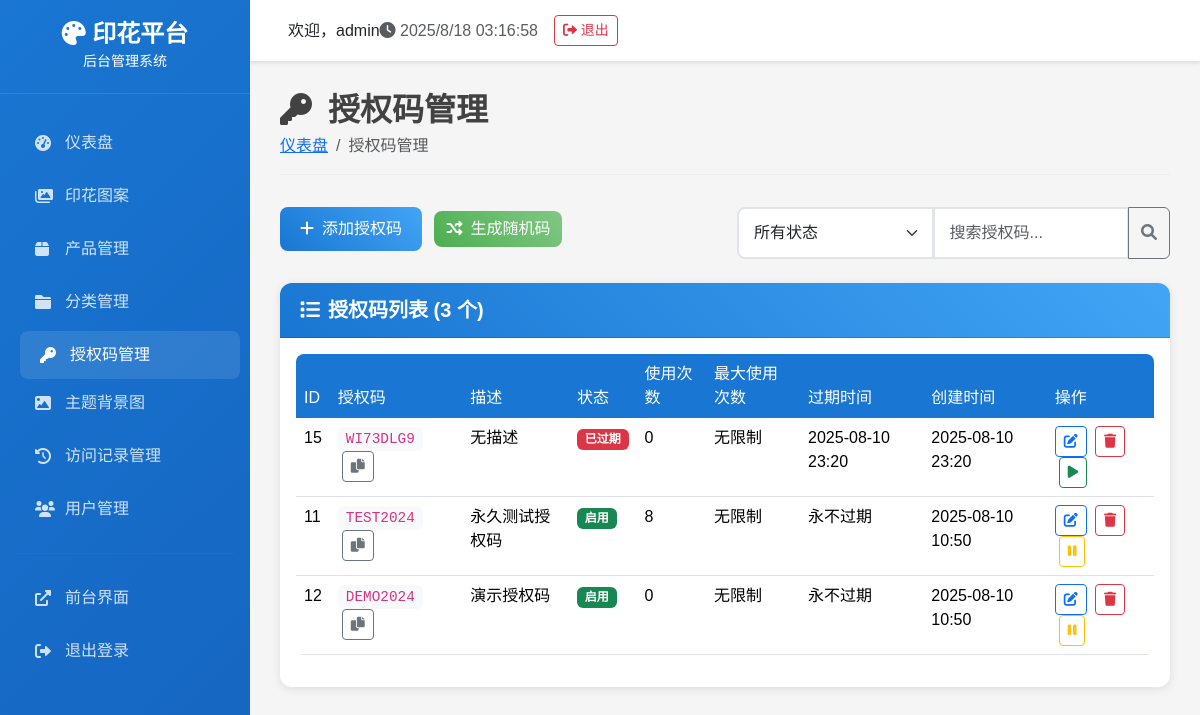
/access-codes (signed in), run on an earlier commit of the app's database.
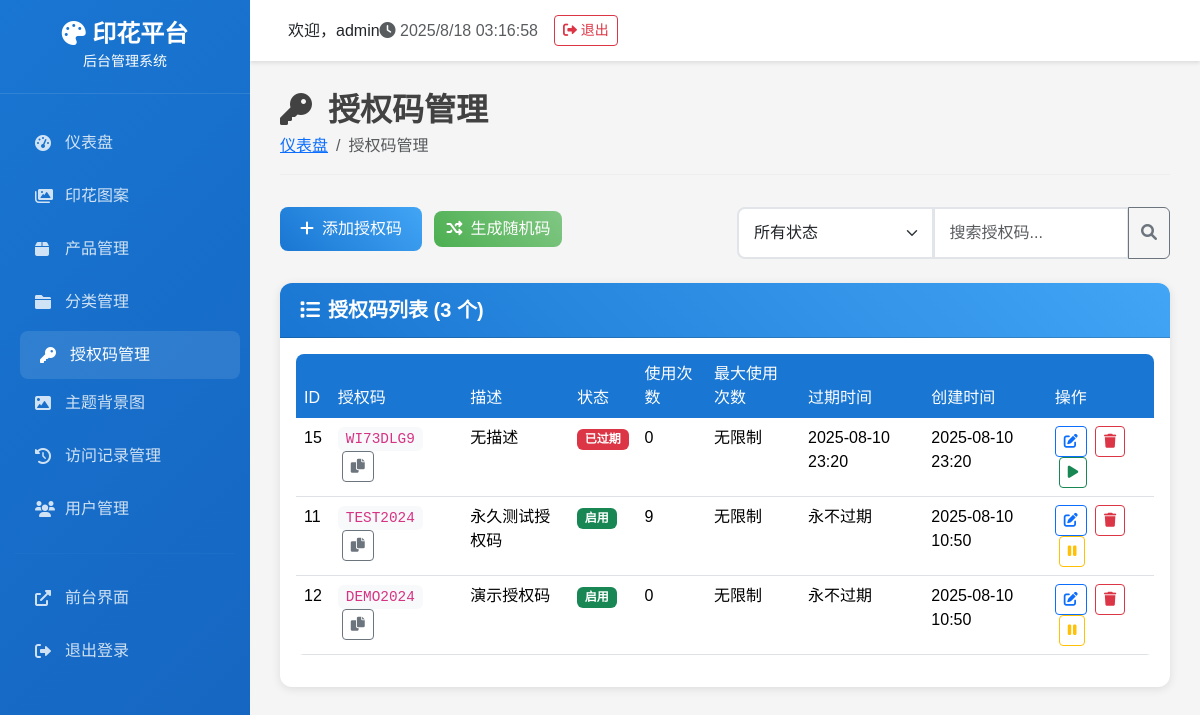
And on a later commit of the database.
### tables this page shows
CREATE TABLE access_codes (
            id INTEGER PRIMARY KEY AUTOINCREMENT,
            code TEXT NOT NULL UNIQUE,
            description TEXT,
            start_date DATETIME,
            end_date DATETIME,
            is_active BOOLEAN DEFAULT 1,
            created_time DATETIME DEFAULT CURRENT_TIMESTAMP,
            usage_count INTEGER DEFAULT 0
        , expires_at DATETIME, max_uses INTEGER, used_count INTEGER DEFAULT 0);

### admin_app.py (the view)
    def decorated_function(*args, **kwargs):
        if 'admin_user_id' not in session:
            return redirect(url_for('login'))
        return f(*args, **kwargs)

### admin_app.py (called while the page is built)
def login_required(f):
    def decorated_function(*args, **kwargs):
        if 'admin_user_id' not in session:
            return redirect(url_for('login'))
        return f(*args, **kwargs)
    decorated_function.__name__ = f.__name__
    return decorated_function

### backend/database.py (called while the page is built)
def get_db_connection():
    conn = sqlite3.connect(DATABASE_PATH)
    conn.row_factory = sqlite3.Row
    return conn

    @staticmethod
    def execute_query(query: str, params: tuple = ()) -> List[Dict[str, Any]]:
        conn = get_db_connection()
        cursor = conn.cursor()
        cursor.execute(query, params)
        results = [dict(row) for row in cursor.fetchall()]
        conn.close()
        return results

### templates/admin/access_codes.html (shortened to what this page needs)
{% extends "admin/base.html" %}
{% block content %}
<div class="page-header">
    <h1><i class="fas fa-key me-3"></i>授权码管理</h1>
    <nav aria-label="breadcrumb">
        <ol class="breadcrumb">
            <li class="breadcrumb-item"><a href="{{ url_for('index') }}">仪表盘</a></li>
            <li class="breadcrumb-item active">授权码管理</li>
        </ol>
    </nav>
</div>
<div class="row mb-4">
    <div class="col-md-6">
        <button type="button" class="btn btn-primary" data-bs-toggle="modal" data-bs-target="#addCodeModal">
            <i class="fas fa-plus me-2"></i>添加授权码
        </button>
        <button type="button" class="btn btn-success ms-2" onclick="generateRandomCode()">
            <i class="fas fa-random me-2"></i>生成随机码
        </button>
    </div>
    <div class="col-md-6">
        <div class="input-group">
            <select class="form-select" id="statusFilter">
                <option value="">所有状态</option>
            </select>
            <input type="text" class="form-control" id="searchInput" placeholder="搜索授权码...">
            <button class="btn btn-outline-secondary" type="button">
                <i class="fas fa-search"></i>
            </button>
        </div>
    </div>
</div>
<div class="card">
    <div class="card-header">
        <h5><i class="fas fa-list me-2"></i>授权码列表 ({{ access_codes|length }} 个)</h5>
    </div>
    <div class="card-body">
        {% if access_codes %}
        <div class="table-responsive">
            <table class="table table-hover">
                <thead>
                    <tr>
                        <th>ID</th>
                        <th>授权码</th>
                        <th>描述</th>
                        <th>状态</th>
                        <th>使用次数</th>
                        <th>最大使用次数</th>
                        <th>过期时间</th>
                        <th>创建时间</th>
                        <th>操作</th>
                    </tr>
                </thead>
                <tbody id="codesTable">
                    {% for code in access_codes %}
                    <tr class="code-item" data-code="{{ code.code|lower }}" data-status="{{ code.status }}">
                        <td>{{ code.id }}</td>
                        <td>
                            <code class="bg-light px-2 py-1 rounded">{{ code.code }}</code>
                            <button class="btn btn-sm btn-outline-secondary ms-1" onclick="copyToClipboard('{{ code.code }}')">
                                <i class="fas fa-copy"></i>
                            </button>
                        </td>
                        <td>{{ code.description or '无描述' }}</td>
                        <td>
                            {% if code.status == 'active' %}
                                <span class="badge bg-success">启用</span>
                            {% elif code.status == 'inactive' %}
                                <span class="badge bg-secondary">禁用</span>
                            {% elif code.status == 'expired' %}
                                <span class="badge bg-danger">已过期</span>
                            {% endif %}
                        </td>
                        <td>{{ code.used_count or 0 }}</td>
                        <td>{{ code.max_uses or '无限制' }}</td>
                        <td>
                            {% if code.expires_at %}
                                {{ code.expires_at.strftime('%Y-%m-%d %H:%M') }}
                            {% else %}
                                永不过期
                            {% endif %}
                        </td>
                        <td>
                            {% if code.created_time %}
                                {% if code.created_time is string %}
                                    {{ code.created_time[:16] }}
                                {% else %}
                                    {{ code.created_time.strftime('%Y-%m-%d %H:%M') }}
                                {% endif %}
                            {% else %}
                                未知
                            {% endif %}
                        </td>
                        <td>
                            <button class="btn btn-sm btn-outline-primary" onclick="editCode({{ code.id }})">
                                <i class="fas fa-edit"></i>
                            </button>
                            <button class="btn btn-sm btn-outline-danger ms-1" onclick="deleteCode({{ code.id }})">
                                <i class="fas fa-trash"></i>
                            </button>
                            {% if code.status == 'active' %}
                            <button class="btn btn-sm btn-outline-warning ms-1" onclick="toggleCodeStatus({{ code.id }}, 'inactive')">
                                <i class="fas fa-pause"></i>
                            </button>
                            {% else %}
                            <button class="btn btn-sm btn-outline-success ms-1" onclick="toggleCodeStatus({{ code.id }}, 'active')">
                                <i class="fas fa-play"></i>
                            </button>
                            {% endif %}
                        </td>
                    </tr>
                    {% endfor %}
                </tbody>
            </table>
        </div>
        {% else %}
        <div class="text-center py-5">
            <i class="fas fa-key fa-3x text-muted mb-3"></i>
            <h5 class="text-muted">暂无授权码</h5>
            <p class="text-muted">点击上方"添加授权码"按钮开始创建授权码</p>
        </div>
        {% endif %}
    </div>
</div>
{% endblock %}

### templates/admin/base.html (shortened to what this page needs)
<!DOCTYPE html>
<html lang="zh-CN">
<head>
    <link href="https://cdn.staticfile.net/bootstrap/5.3.2/css/bootstrap.min.css" rel="stylesheet">
    <link href="https://cdnjs.cloudflare.com/ajax/libs/font-awesome/6.0.0/css/all.min.css" rel="stylesheet">
</head>
<body>
    <div class="sidebar">
        <div class="logo">
            <h4><i class="fas fa-palette"></i> 印花平台</h4>
            <small>后台管理系统</small>
        </div>
        <nav class="nav-menu">
            <div class="nav-item">
                    <a href="{{ url_for('index') }}" class="nav-link {% if request.endpoint == 'index' %}active{% endif %}">
                    <i class="fas fa-tachometer-alt"></i>
                    <span>仪表盘</span>
                </a>
            </div>
            <div class="nav-item">
                <a href="{{ url_for('patterns') }}" class="nav-link {% if request.endpoint == 'patterns' %}active{% endif %}">
                    <i class="fas fa-images"></i>
                    印花图案
                </a>
            </div>
            <div class="nav-item">
                <a href="{{ url_for('products') }}" class="nav-link {% if request.endpoint == 'products' %}active{% endif %}">
                    <i class="fas fa-box"></i>
                    产品管理
                </a>
            </div>
            <div class="nav-item">
                <a href="{{ url_for('categories') }}" class="nav-link {% if request.endpoint == 'categories' %}active{% endif %}">
                    <i class="fas fa-folder"></i>
                    分类管理
                </a>
            </div>
            <div class="nav-item">
                    <a href="{{ url_for('access_codes') }}" class="nav-link {% if request.endpoint == 'access_codes' %}active{% endif %}">
                        <i class="fas fa-key"></i>
                        <span>授权码管理</span>
                    </a>
                    <a href="{{ url_for('theme_backgrounds') }}" class="nav-link {% if request.endpoint == 'theme_backgrounds' %}active{% endif %}">
                        <i class="fas fa-image"></i>
                        <span>主题背景图</span>
                    </a>
            </div>
            <div class="nav-item">
                <a href="{{ url_for('access_logs') }}" class="nav-link {% if request.endpoint == 'access_logs' %}active{% endif %}">
                    <i class="fas fa-history"></i>
                    访问记录管理
                </a>
            </div>
            <div class="nav-item">
                <a href="{{ url_for('users') }}" class="nav-link {% if request.endpoint == 'users' %}active{% endif %}">
                    <i class="fas fa-users"></i>
                    用户管理
                </a>
            </div>
            <hr style="border-color: rgba(255,255,255,0.1); margin: 20px 15px;">
            <div class="nav-item">
                <a href="http://localhost:5000" class="nav-link" target="_blank">
                    <i class="fas fa-external-link-alt"></i>
                    <span>前台界面</span>
                </a>
            </div>
            <div class="nav-item">
                <a href="{{ url_for('logout') }}" class="nav-link">
                    <i class="fas fa-sign-out-alt"></i>
                    <span>退出登录</span>
                </a>
            </div>
        </nav>
    </div>
    <div class="main-content">
        <div class="top-navbar">
            <div class="d-flex align-items-center">
                <span class="ms-2">欢迎，{{ session.admin_username or 'Admin' }}</span>
            </div>
            <div class="d-flex align-items-center">
                <span class="text-muted me-3">
                    <i class="fas fa-clock"></i>
                    <span id="current-time"></span>
                </span>
                <a href="{{ url_for('logout') }}" class="btn btn-outline-danger btn-sm">
                    <i class="fas fa-sign-out-alt"></i> 退出
                </a>
            </div>
        </div>
        <div class="content-area">
            {% block content %}{% endblock %}
        </div>
    </div>
</body>
</html>

### templates/admin/base.html (style rules this page uses)
:root { --primary-color: #1976d2; --secondary-color: #424242; --success-color: #4caf50; --warning-color: #ff9800; --danger-color: #f44336; --sidebar-width: 250px; }
body { font-family: 'Microsoft YaHei', Arial, sans-serif; background-color: #f5f5f5; }
.sidebar { position: fixed; top: 0; left: 0; height: 100vh; width: var(--sidebar-width); background: linear-gradient(135deg, var(--primary-color), #1565c0); color: white; z-index: 1000; overflow-y: auto; }
.sidebar .logo { padding: 20px; text-align: center; border-bottom: 1px solid rgba(255,255,255,0.1); }
.sidebar .logo h4 { margin: 0; font-weight: 600; }
.sidebar .nav-menu { padding: 20px 0; }
.sidebar .nav-item { margin: 5px 15px; }
.sidebar .nav-link { color: rgba(255,255,255,0.8); padding: 12px 20px; border-radius: 8px; text-decoration: none; display: flex; align-items: center; transition: all 0.3s ease; }
.sidebar .nav-link:hover, .sidebar .nav-link.active { background: rgba(255,255,255,0.1); color: white; transform: translateX(5px); }
.sidebar .nav-link i { width: 20px; margin-right: 10px; }
.main-content { margin-left: var(--sidebar-width); min-height: 100vh; }
.top-navbar { background: white; padding: 15px 30px; box-shadow: 0 2px 4px rgba(0,0,0,0.1); display: flex; justify-content: between; align-items: center; }
.content-area { padding: 30px; }
.page-header { margin-bottom: 30px; }
.page-header h1 { color: var(--secondary-color); font-size: 2rem; font-weight: 600; margin: 0; }
.page-header .breadcrumb { background: none; padding: 0; margin: 5px 0 0 0; }
.card { border: none; border-radius: 12px; box-shadow: 0 2px 10px rgba(0,0,0,0.1); margin-bottom: 20px; }
.card-header { background: linear-gradient(45deg, var(--primary-color), #42a5f5); color: white; border-radius: 12px 12px 0 0 !important; padding: 15px 20px; }
.card-header h5 { margin: 0; font-weight: 600; }
.btn-primary { background: linear-gradient(45deg, var(--primary-color), #42a5f5); border: none; border-radius: 8px; padding: 10px 20px; font-weight: 500; }
.btn-success { background: linear-gradient(45deg, var(--success-color), #81c784); border: none; border-radius: 8px; }
.table { border-radius: 8px; overflow: hidden; }
.table thead th { background: var(--primary-color); color: white; border: none; font-weight: 500; }
.form-control, .form-select { border-radius: 8px; border: 2px solid #e1e5e9; padding: 12px 15px; }

### templates/admin/access_codes.html (style rules this page uses)
.page-header { margin-bottom: 2rem; padding-bottom: 1rem; border-bottom: 1px solid #eee; }
.table th { background-color: #f8f9fa; border-top: none; font-weight: 600; }
.code-item { transition: all 0.2s ease; }
.badge { font-size: 0.75rem; }
code { font-family: 'Courier New', monospace; font-size: 0.9rem; }

What changed in the data, as far as the page shows it:
changed access_codes "永久测试授权码": used_count "8" → "9"
